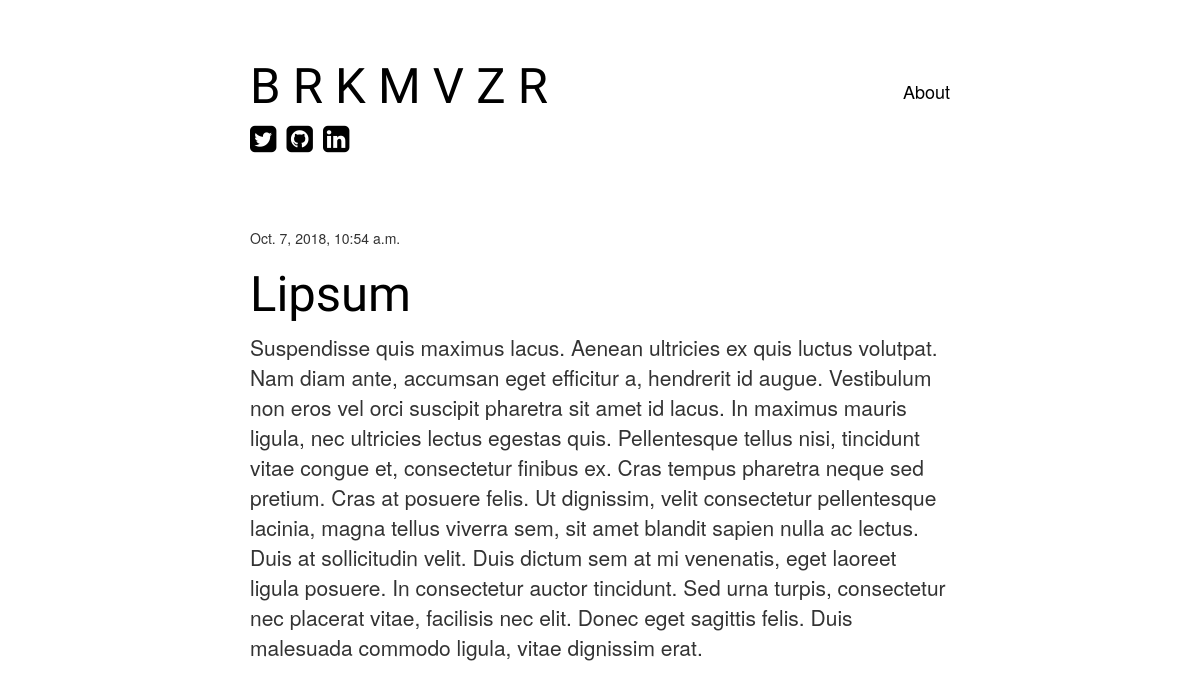
Screenshot of /post/7/ with the database file from the repository.
### blog/models.py (models this page shows, shortened)
class Post(models.Model):
    author = models.ForeignKey('auth.User', on_delete=models.CASCADE)
    title = models.CharField(max_length=200)
    text = models.TextField()
    created_date = models.DateTimeField(
                   default=timezone.now)
    published_date = models.DateTimeField(
                     blank=True, null=True)

### blog/views.py (the view)
# urls.py: path('post/<int:pk>/', views.post_detail, name='post_detail'),
def post_detail(request, pk):
    post = get_object_or_404(Post, pk=pk)
    return render(request, 'blog/post_detail.html', {'post': post})

### blog/templates/blog/post_detail.html (shortened to what this page needs)
{% extends 'base.html' %}
{% block content %}
    <div class="post">
        {% if post.published_date %}
            <div class="date">
                {{ post.published_date }}
        {% else %}
            <a class="btn btn-default" href="{% url 'post_publish' pk=post.pk %}">Publish</a>
        {% endif %}
        <h1>{{ post.title }}</h1>
        <p class="post-summary">{{ post.text|linebreaksbr }}</p>
    </div>
{% endblock %}

### blog/static/css/blogtwo.css (style rules this page uses)
body { text-align: center; }
.post { margin-top: 8vh; }
h1 { color:black; font-size: 3.5em; font-family: 'Jua', sans-serif; }
.post-summary { font-size: 1.5em; }

### rows the page displays
Post: published_date "Oct. 7, 2018, 10:54 a.m.", title "Lipsum", text "Suspendisse quis maximus lacus. Aenean ultricies ex quis luctus volutpat. Nam diam ante, accumsan eget efficitur a, hendrerit id augue. Vestibulum non eros vel orci suscipit pharetra sit amet id lacus. In maximus mauris ligula, nec ultricies lectus egestas quis. Pellentesque tellus nisi, tincidunt vitae congue et, consectetur finibus ex. Cras tempus pharetra neque sed pretium. Cras at posuere felis. Ut dignissim, velit consectetur pellentesque lacinia, magna tellus viverra sem, sit amet blandit sapien nulla ac lectus. Duis at sollicitudin velit. Duis dictum sem at mi venenatis, eget laoreet ligula posuere. In consectetur auctor tincidunt. Sed urna turpis, consectetur nec placerat vitae,…"
